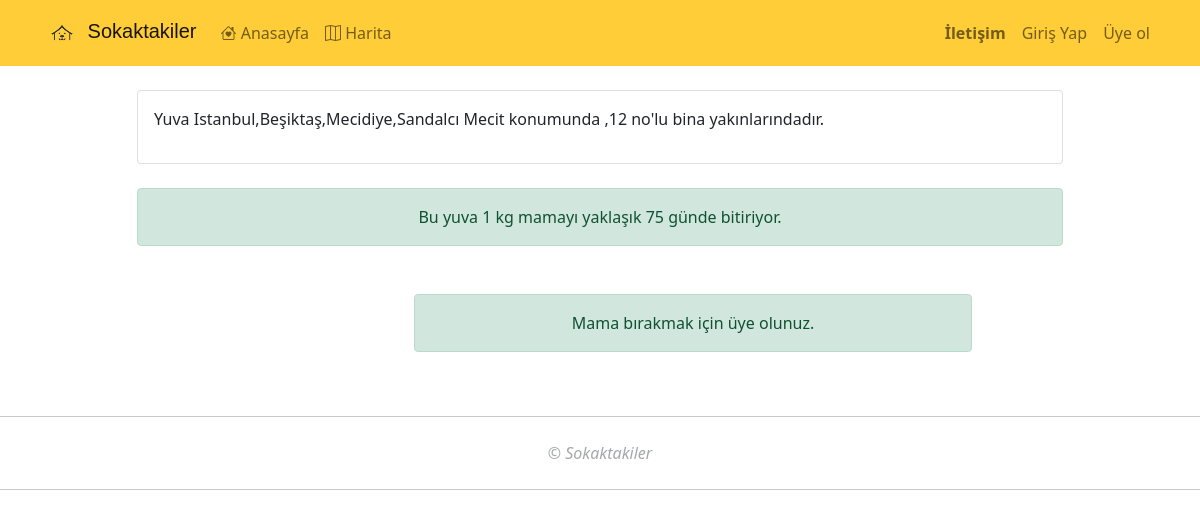
Screenshot of /yuva_details/12 with the database file from the repository.
### harita/models.py (models this page shows)
class Kulube(models.Model):
   il = models.CharField(max_length=50)
   ilce = models.CharField(max_length=100)
   mahalle = models.CharField(max_length=100)
   sokak = models.CharField(max_length=100)
   kapi = models.CharField(max_length=50)
   aciklama = models.CharField(max_length=500,blank=True)
   is_active = models.BooleanField(default=True)
   sontarih = models.DateTimeField(auto_now=True)
   created_at = models.DateTimeField(auto_now_add=True)
   sayac = models.IntegerField(default=1)
   img = models.CharField(max_length=100,default=f'{str(random.randint(1,8))}.jpeg')
   latitude = models.CharField(max_length=20,null=True)
   longitude = models.CharField(max_length=20,null=True)
   dogcat = models.CharField(max_length=20,default='Kedi')
   class Meta:
      ordering = ['sontarih']

### harita/views.py (the view, shortened to what this page needs)
# urls.py: path('yuva_details/<pk>',views.YuvaDetailsView.as_view(),name="yuva_details"),
class YuvaDetailsView(View):
   def get(self,request,*args,**kwargs):
      yuva = Kulube.objects.get(id=kwargs['pk'])
      fark = (datetime.datetime.now(datetime.timezone.utc)-yuva.created_at).days
      oran = int(round(fark/(yuva.sayac/1000)))
      m = folium.Map(location=[yuva.latitude,yuva.longitude],zoom_start=18)
      folium.Marker([yuva.latitude,yuva.longitude]).add_to(m)
      m = m._repr_html_
      context = {'yuva':yuva,'oran':oran,'m':m}
      return render(request,'harita/yuva_details.html',context)

### harita/templates/harita/yuva_details.html (shortened to what this page needs)
{% extends "base.html" %}
{% load static %}
{% block content %}
<div class="container">
   <div class="row mt-4">
      <div class="col-md-10 offset-md-1">
         <div class="card">
            <div class="card-body">
               <p>Yuva {{yuva.il|title}},{{yuva.ilce|title}},{{yuva.mahalle|title}},{{yuva.sokak|title}} konumunda
               {% if yuva.kapi %}
                  ,{{ yuva.kapi }} no'lu bina yakınlarındadır.
               {% else %}
                  dır.
               {% endif %}
               </p>
            </div>
         </div>
         <div class="alert alert-success text-center mt-4">
            Bu yuva 1 kg mamayı yaklaşık {{oran}} günde bitiriyor.
         </div>
      </div>
      <div class="mt-2">
         <div class="col-md-6 offset-md-4">
            {% if user.is_authenticated %}
            <form name="form1" method="POST" onsubmit="return validateForm()">
               {% csrf_token %}
               <input class="form-control" style="width: 15em; float: left;" name="kackilo" type="text" placeholder="Kaç gram mama bıraktınız?" aria-label="default input example">
               <input hidden type="text" value="{{kulube.id}}" name="id">
               <input type="submit" id="demo" name="yuva" value="Mama Bıraktım" class="btn btn-primary">
            </form>
            {% else %}
            <div class="alert alert-success text-center mt-4">
               Mama bırakmak için üye olunuz.
            </div>
            {% endif %}
         </div>
      </div>
   </div>
</div>
{% endblock %}

### rows the page displays
Kulube: il "Istanbul", ilce "Beşiktaş", mahalle "Mecidiye", sokak "Sandalcı Mecit", kapi "12"

### other values shown
{{ oran }} "75"
